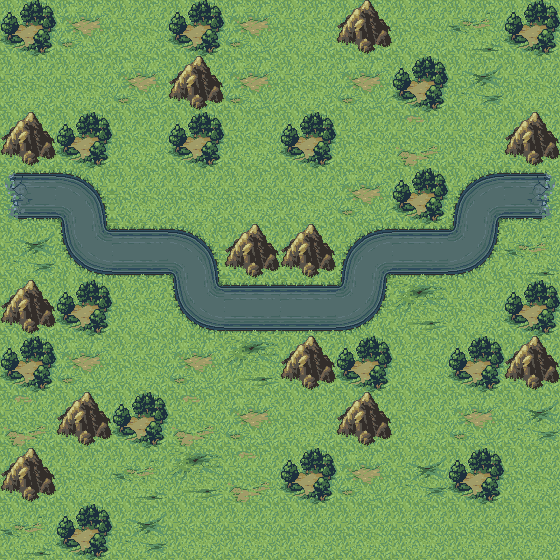

Below is a game level as drawn by its tile map, then a one-line description and the .tmx that defines it (tile-layer data replaced by summaries):
An orthogonal 10x10 tile map with 56x56 px tiles, 1 tile layer (Tile Layer 1), 3 tilesets.

<map version="1.0" orientation="orthogonal" width="10" height="10" tilewidth="56" tileheight="56">
 <tileset firstgid="1" name="grass" tilewidth="56" tileheight="56">
  <image source="assets/grass.png" width="168" height="112" />
  <tile id="0">
   <properties>
    <property name="type" value="grass" />
   </properties>
  </tile>
  <tile id="1">
   <properties>
    <property name="type" value="grass" />
   </properties>
  </tile>
  <tile id="2">
   <properties>
    <property name="type" value="grass" />
   </properties>
  </tile>
  <tile id="3">
   <properties>
    <property name="type" value="grass" />
   </properties>
  </tile>
  <tile id="4">
   <properties>
    <property name="type" value="grass" />
   </properties>
  </tile>
  <tile id="5">
   <properties>
    <property name="type" value="grass" />
   </properties>
  </tile>
 </tileset>
 <tileset firstgid="7" name="road" tilewidth="56" tileheight="56">
  <image source="assets/road.png" trans="ff00ff" width="168" height="168" />
  <tile id="1">
   <properties>
    <property name="type" value="road" />
   </properties>
  </tile>
  <tile id="3">
   <properties>
    <property name="type" value="road" />
   </properties>
  </tile>
  <tile id="4">
   <properties>
    <property name="type" value="road" />
   </properties>
  </tile>
  <tile id="5">
   <properties>
    <property name="type" value="road" />
   </properties>
  </tile>
  <tile id="6">
   <properties>
    <property name="type" value="road" />
   </properties>
  </tile>
  <tile id="7">
   <properties>
    <property name="type" value="road" />
   </properties>
  </tile>
  <tile id="8">
   <properties>
    <property name="type" value="road" />
   </properties>
  </tile>
 </tileset>
 <tileset firstgid="16" name="other" tilewidth="56" tileheight="56">
  <image source="assets/other.png" trans="ff00ff" width="168" height="56" />
  <terraintypes>
   <terrain name="mountain" tile="2" />
  </terraintypes>
  <tile id="1" terrain="0,0,0,0">
   <properties>
    <property name="type" value="tree" />
   </properties>
  </tile>
  <tile id="2">
   <properties>
    <property name="type" value="mountain" />
   </properties>
  </tile>
 </tileset>
 <layer name="Tile Layer 1" width="10" height="10">
  <data>[100 cells, 100 non-empty, 15 distinct tile ids]</data>
 </layer>
</map>